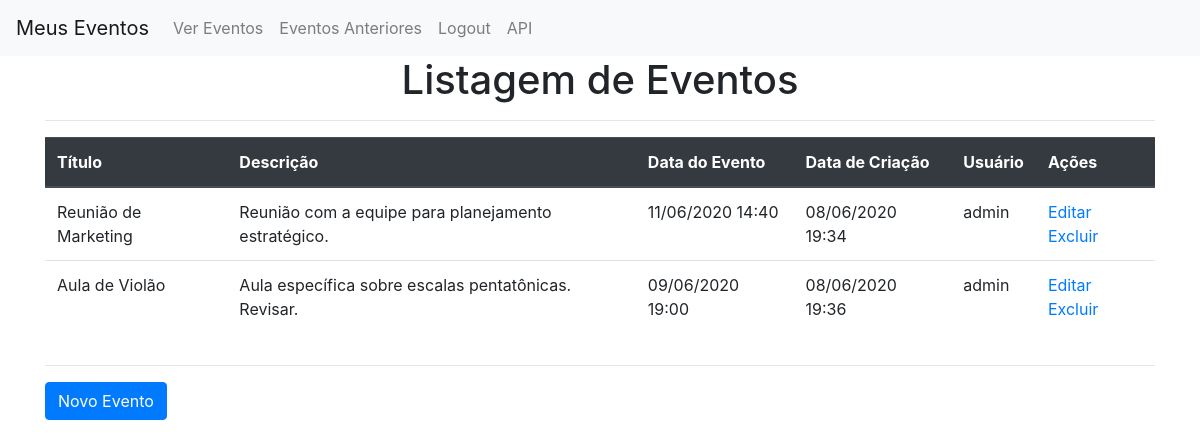
The page /agenda/ (signed in) on the database as committed earlier.
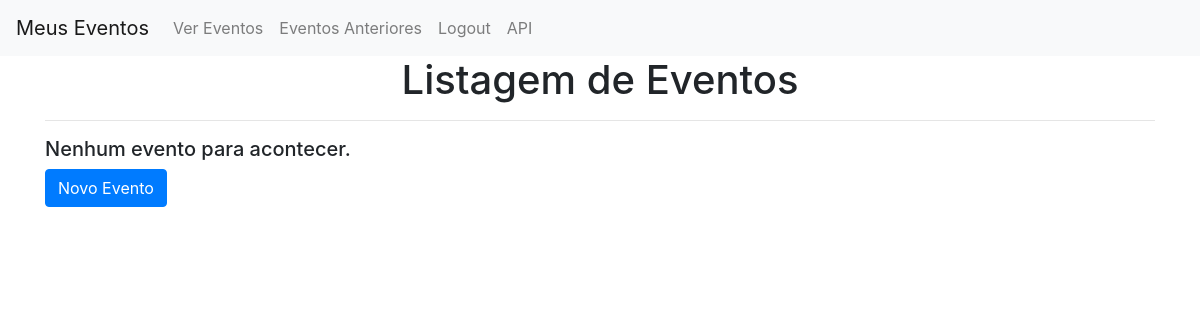
The same page on the database as committed later.
### core/models.py (models this page shows, shortened)
class Evento(models.Model):
    titulo = models.CharField(max_length=100, verbose_name='Título')
    descricao = models.TextField(blank=True, null=True, verbose_name='Descrição')
    data_evento = models.DateTimeField(verbose_name='Data do Evento')
    data_criacao = models.DateTimeField(auto_now=True, verbose_name='Data de Criação')
    usuario = models.ForeignKey(User, on_delete=models.CASCADE, verbose_name='Usuário')
    class Meta:
        verbose_name_plural = 'Eventos'
        db_table = 'evento'

### core/views.py (the view)
# urls.py: path('agenda/', views.listar_eventos, name='listar_eventos'),
@login_required(login_url='/login')
def listar_eventos(request):
    eventos = evento_services.get_eventos(request.user)
    context = {
        'eventos': eventos,
    }
    return render(request, 'agenda.html', context)

### core/services/evento_services.py (called while the page is built)
def get_eventos(user):
    data_atual = datetime.now()
    return Evento.objects.filter(usuario=user,
                                 data_evento__gt=data_atual)

### core/templates/agenda.html (shortened to what this page needs)
{% extends 'base.html' %}
{% block content %}
<h1 class="text-center">Listagem de Eventos</h1>
<hr>
{% if not eventos %}
<h5>Nenhum evento para acontecer.</h5>
{% else %}
<div class="table-responsive">
<table class="table">
    <thead class="thead-dark">
    <tr>
        <th scope="col">Título</th>
        <th scope="col">Descrição</th>
        <th scope="col">Data do Evento</th>
        <th scope="col">Data de Criação</th>
        <th scope="col">Usuário</th>
        <th scope="col">Ações</th>
    </tr>
    </thead>
    <tbody>
    {% for evento in eventos %}
    <tr>
        <td>{{evento.titulo}}</td>
        <td>{{evento.descricao}}</td>
        <td>{{evento.data_evento|date:"d/m/Y H:i"}}</td>
        <td>{{evento.data_criacao|date:"d/m/Y H:i"}}</td>
        <td>{{evento.usuario}}</td>
        <td>
            <a href="evento/?id={{evento.id}}">Editar</a>
            <a href="evento/delete/{{ evento.id }}">Excluir</a>
        </td>
    </tr>
    {% endfor  %}
    </tbody>
</table>
</div>
<hr/>
{% endif %}
<a href="evento/" class="btn btn-primary">Novo Evento</a>
{% endblock content %}

### core/templates/base.html (shortened to what this page needs)
<!DOCTYPE html>
{% load static %}
<html lang="pt-br">
<head>
    <link rel="stylesheet" href="https://stackpath.bootstrapcdn.com/bootstrap/4.4.1/css/bootstrap.min.css">
    <link rel="stylesheet" href="{% static 'css/style.css' %}">
</head>
<body>
<nav class="navbar navbar-expand-lg navbar-light bg-light">
  <a class="navbar-brand" href="{% url 'listar_eventos' %}">Meus Eventos</a>
  <div class="collapse navbar-collapse" id="navbarNav">
    <ul class="navbar-nav">
        <li class="nav-item">
            <a class="nav-link" href="{% url 'listar_eventos' %}">Ver Eventos</a>
        </li>
        <li class="nav-item">
            <a class="nav-link" href="{% url 'vencidos' %}">Eventos Anteriores</a>
        </li>
        <li class="nav-item">
            {% if request.user.is_authenticated %}
                <a class="nav-link" href="{% url 'logout_page' %}">Logout</a>
            {% else %}
                <a class="nav-link" href="{% url 'login_user' %}">Login</a>
            {% endif %}
      </li>
        <li class="nav-item">
            <a class="nav-link" href="{% url 'listar_eventos_json' %}" target="_blank">API</a>
        </li>
    </ul>
  </div>
</nav>
<main class="container">
    {% block content %}
    {% endblock content %}
</main>
</body>
</html>

Rows that differ between the two databases and show on the page:
removed Evento: titulo "Reunião de Marketing", descricao "Reunião com a equipe para planejamento estratégico.", data_evento "11/06/2020 14:40", data_criacao "08/06/2020 19:34", usuario "admin"
removed Evento: titulo "Aula de Violão", descricao "Aula específica sobre escalas pentatônicas. Revisar.", data_evento "09/06/2020 19:00", data_criacao "08/06/2020 19:36", usuario "admin"
Other text that changed with them:
text no longer shown: "Título Descrição Data do Evento Data de Criação Usuário Ações"
text now shown: "Nenhum evento para acontecer."
